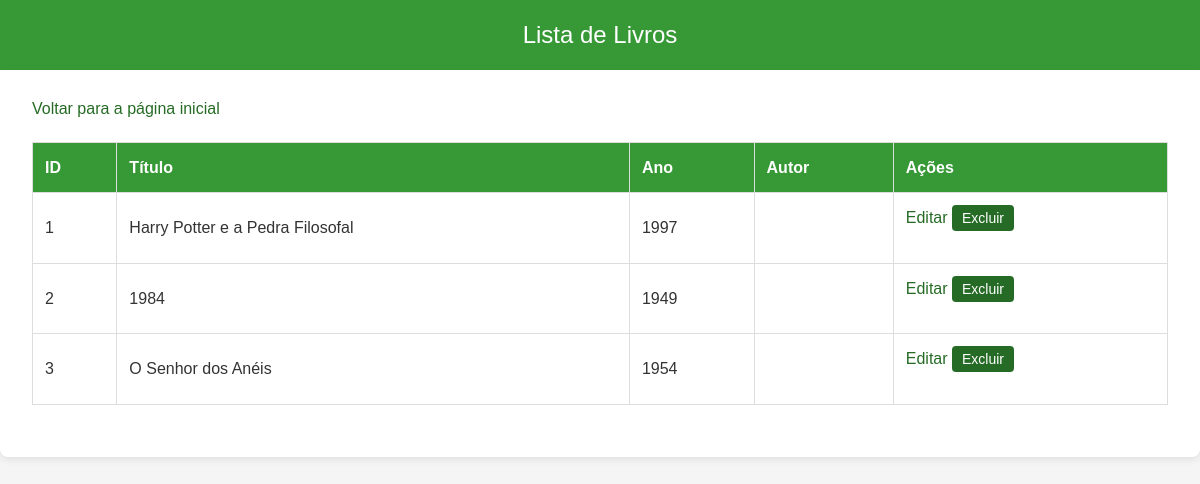
The page /biblioteca/View/listar_livros.php on the database as committed earlier.
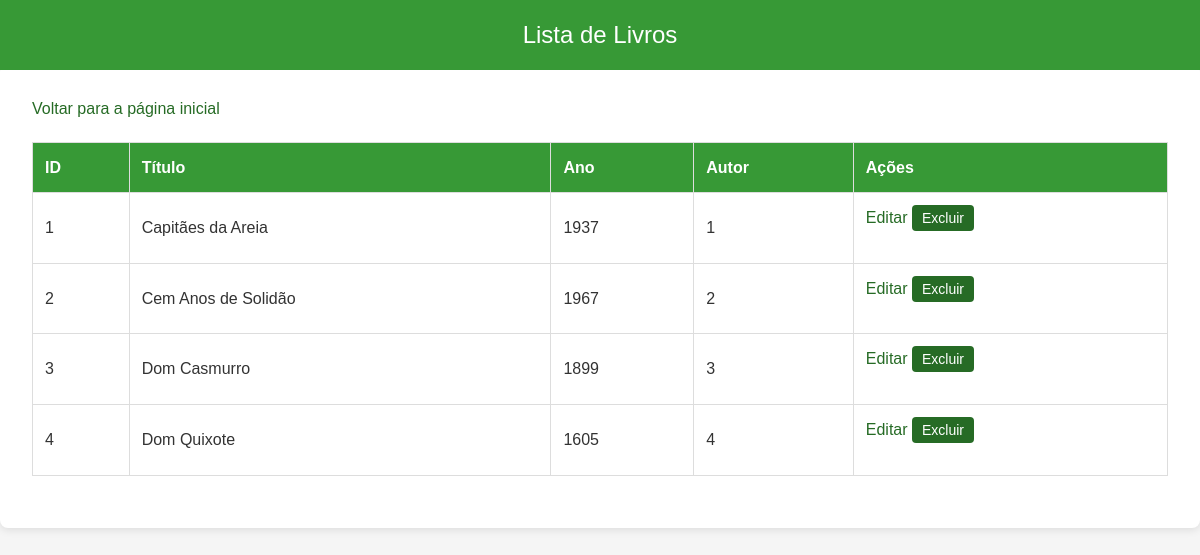
The same page on the database as committed later.
### tables this page shows
CREATE TABLE livro (
    id INT AUTO_INCREMENT PRIMARY KEY,
    titulo VARCHAR(255) NOT NULL,
    ano INT,
    autor INT,
    FOREIGN KEY (autor) REFERENCES autor(id) ON DELETE SET NULL
);

### biblioteca/Repository/LivroRepository.php (called while the page is built, shortened)
<?php
include_once '../Model/Livro.php';
class LivroRepository {
    private $db;
    public function __construct() {
        $this->db = new Database();
    }
    public function findAll() {
        $conn = $this->db->getConnection();
        $sql = "SELECT id, titulo, ano, autor FROM livro";
        $result = $conn->query($sql);
        $livros = [];
        while ($row = $result->fetch_assoc()) {
            $livros[] = new Livro($row['id'], $row['titulo'], $row['ano'], $row['autor']);
        }
        return $livros;
    }
}
?>

### biblioteca/Controller/LivroController.php (called while the page is built, shortened)
<?php
include_once '../Model/Livro.php';
include_once '../Repository/LivroRepository.php';
class LivroController {
    private $repository;
    public function __construct() {
        $this->repository = new LivroRepository();
    }
    public function listarLivros() {
        return $this->repository->findAll();
    }
}
?>

### biblioteca/Model/Livro.php (called while the page is built, shortened)
<?php
class Livro {
    private $id;
    private $titulo;
    private $ano;
    private $autor;
    public function __construct($id, $titulo, $ano, $autor) {
        $this->id = $id;
        $this->titulo = $titulo;
        $this->ano = $ano;
        $this->autor = $autor;
    }
    public function getId() {
        return $this->id;
    }
    public function getTitulo() {
        return $this->titulo;
    }
    public function getAno() {
        return $this->ano;
    }
    public function getAutor() {
        return $this->autor;
    }
}
?>

### biblioteca/View/listar_livros.php (the view, shortened to what this page needs)
<?php
include_once '../Controller/LivroController.php';
$controller = new LivroController();
$livros = $controller->listarLivros();
?>
<!DOCTYPE html>
<html lang="pt-br">
<head>
</head>
<body>
    <div class="navbar">Lista de Livros</div>
    <div class="container">
        <a href="index.php">Voltar para a página inicial</a>
        <table>
            <tr>
                <th>ID</th>
                <th>Título</th>
                <th>Ano</th>
                <th>Autor</th>
                <th>Ações</th>
            </tr>
            <?php
            if (!empty($livros)) {
                foreach ($livros as $livro) {
                    echo "<tr>
                        <td>" . $livro->getId() . "</td>
                        <td>" . $livro->getTitulo() . "</td>
                        <td>" . $livro->getAno() . "</td>
                        <td>" . $livro->getAutor() . "</td>
                        <td>
                            <a href='editar_livro.php?id=" . $livro->getId() . "'>Editar</a>
                            <button onclick='confirmarExclusao(" . $livro->getId() . ")'>Excluir</button>
                        </td>
                    </tr>";
                }
            } else {
                echo "<tr><td colspan='5'>Nenhum livro encontrado</td></tr>";
            }
            ?>
        </table>
    </div>
</body>
</html>

Rows that differ between the two databases and show on the page:
changed livro id 1: titulo "Harry Potter e a Pedra Filosofal" → "Capitães da Areia"; ano "1997" → "1937"; autor (not shown) → "1"
changed livro id 2: titulo "1984" → "Cem Anos de Solidão"; ano "1949" → "1967"; autor (not shown) → "2"
changed livro id 3: titulo "O Senhor dos Anéis" → "Dom Casmurro"; ano "1954" → "1899"; autor (not shown) → "3"
added livro: id "4", titulo "Dom Quixote", ano "1605", autor "4"
